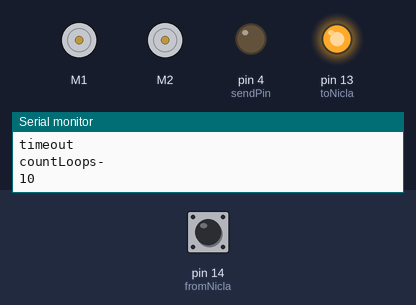
This sketch was run on a simulated Arduino Leonardo, built with avr-gcc and run on an emulated ATmega32U4. On the bench: 2 × DC motor (green arrow = forward, orange = backward, longer = faster), output pins drawn as LEDs (lit = HIGH), the last lines printed to the serial monitor. The inputs (shaded band) are chosen by the test bench; at power-on: pin 14 (fromNicla) HIGH.

Above: at 2.2 s.
2.3 s: pin 14 (fromNicla) pulled LOW for 0.15 s
At 2.38 s:
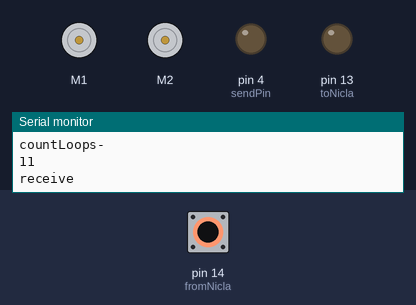
3.9 s: pin 14 (fromNicla) pulled LOW for 3.2 s
At 8.4 s:
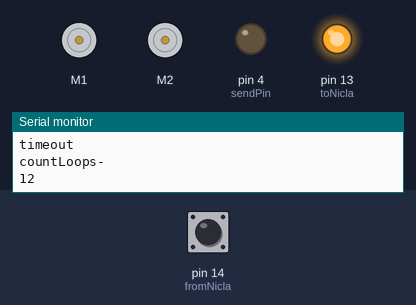
Timing chart, 0 to 9.9 s (numbered marks = the images above; inputs shaded):
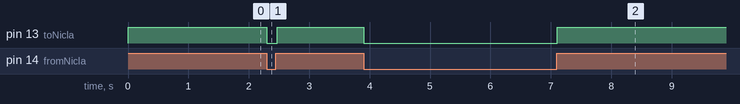

The sketch:

serialReadTest.ino
```cpp
#include <Wire.h>
#include <Zumo32U4.h>

const int toNicla = 13;
const int fromNicla = 14;
const int receivePin = 7;
const int sendPin = 4;
const int led = LED_BUILTIN;
Zumo32U4Motors motors;
int inputValue;
int motorValue; //msb t/m 4 is voor motor, 3 t/m lsb is voor borden
int bits[8] = {0,0,0,0,0,0,0,0};

int countLoops = 0;
int ReceivedValue = 0;

int checkSilence()  //Check wheter no messages are currently being received
{
  int canstart=0;
  inputValue = digitalRead(fromNicla);
  if (inputValue == HIGH)
  {
    delay(50);
    canstart=1;
  }
  else
  {
    canstart=0;
  }
  inputValue = digitalRead(fromNicla);
  if (inputValue == HIGH && canstart == 1)
  {
    delay(50);
    canstart=1;
  }
  else
  {
    canstart=0;
  }
  inputValue = digitalRead(fromNicla);
  if (inputValue == HIGH && canstart == 1)
  {
    return 0;
  }
  return 1;
}

void requestData()
{
  digitalWrite(toNicla,HIGH); //ready to receive
  digitalWrite(led,HIGH);
}

bool waitForStart()
{
  int timeout = 0;
  while (digitalRead(fromNicla) == 1) {
    if(timeout == 10000)
    {
      Serial.println("timeout");
      return false;
    }
    ledRed(digitalRead(fromNicla));
    timeout++;
  }
  return true;
}

int receiveByte()
{
  digitalWrite(toNicla,LOW); //NOT READY TO RECEIVE
  digitalWrite(led,LOW);
  delay(5); //Go to halfway through the startbit
  motorValue = 0;
  for (int i = 0; i < 8; i++)
  {
    delay(10);
    int inputValue = digitalRead(fromNicla);
    //Serial.print(inputValue);
    motorValue |= ((1&inputValue) << i);
  }

  return motorValue;
}

void processCommand(unsigned commandValue)
{
  switch (commandValue)
  {
    case 0:
      motors.setLeftSpeed(0);
      motors.setRightSpeed(0);
      break;
    case 1:
      motors.setLeftSpeed(150);
      motors.setRightSpeed(150);
      //vooruit
      break;
    case 2:
      motors.setLeftSpeed(50);
      motors.setRightSpeed(150);
      //links
      break;
    case 3:
      motors.setLeftSpeed(150);
      motors.setRightSpeed(50);
      break;
    default:
      break;
  }
}

void setup() {
  Serial.begin(9600);
  //Serial.println("Startup");
  pinMode(receivePin,INPUT);
  pinMode(sendPin,OUTPUT);
  pinMode(led,OUTPUT);
  pinMode(toNicla,OUTPUT);
  pinMode(fromNicla,INPUT_PULLUP);
  digitalWrite(toNicla,LOW);
  digitalWrite(led,HIGH);
  motorValue = 0;
  delay(1000);
}

/////////////TO DO: ZORGEN DAT ER EEN TWEEDE LIJN KOMT DIE DATA REQUEST
void loop() {

//  while(checkSilence())
//  {
//  }
  //delay(5000);
  //Serial.println("request now");
  requestData();
  bool checkStart = waitForStart();

  if(checkStart)
  {
    Serial.println("receive");
    receiveByte();
    if(motorValue != 255)
    {
      ReceivedValue = motorValue;
    }
    countLoops = 0;
  }

  //Serial.println();

  Serial.println("countLoops-");
  Serial.println(countLoops);
  if(countLoops < 10)
  {
      Serial.println("motorValue-");
      Serial.println(ReceivedValue);
    processCommand(motorValue);
  }
  else
  {
    processCommand(0);
  }

  //delay(50);
  countLoops++;
}
```

Measured:
- after the input at 2.3 s, pin 13 (toNicla): HIGH → LOW at once, → HIGH 0.17 s later
- after the input at 3.9 s, pin 13 (toNicla): HIGH → LOW at once, → HIGH 3.2 s later
